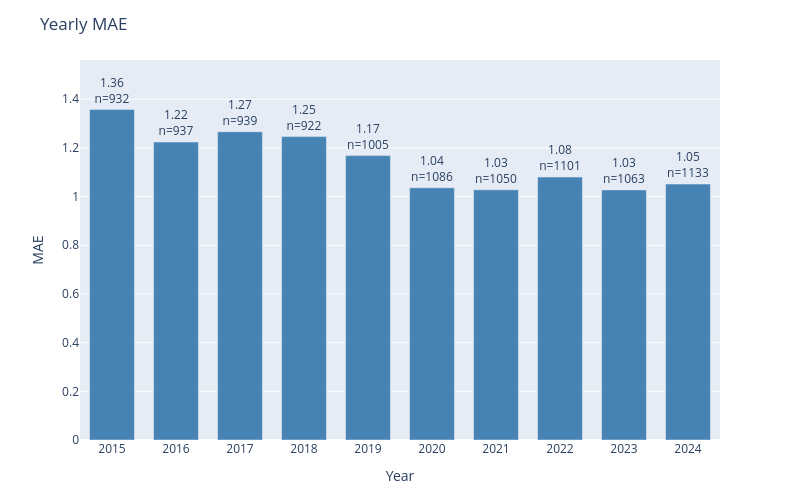

Notebook cell for this chart:
### Code cell
plot_error_by_group(
    df=results_test,
    y_true_col='actual',
    y_pred_col='prediction',
    date_col='dt_temp',
    group_by='year',
    metric='mae',
    title='Yearly MAE'
)

### Figure 1 — Plotly figure (JSON) as saved in the notebook; plotly's stock layout.template omitted (floating-point values rounded to 4 significant figures)
{"data": [{"marker": {"color": "steelblue"}, "text": ["1.36<br>n=932", "1.22<br>n=937", "1.27<br>n=939", "1.25<br>n=922", "1.17<br>n=1005", "1.04<br>n=1086", "1.03<br>n=1050", "1.08<br>n=1101", "1.03<br>n=1063", "1.05<br>n=1133"], "textposition": "outside", "type": "bar", "x": ["2015", "2016", "2017", "2018", "2019", "2020", "2021", "2022", "2023", "2024"], "y": [1.357, 1.224, 1.266, 1.246, 1.168, 1.036, 1.028, 1.08, 1.027, 1.051]}], "layout": {"bargap": 0.3, "height": 500, "margin": {"b": 60, "t": 60}, "title": {"text": "Yearly MAE"}, "uniformtext": {"minsize": 8, "mode": "hide"}, "width": 800, "xaxis": {"title": {"text": "Year"}}, "yaxis": {"range": [0, 1.561], "title": {"text": "MAE"}}}}
